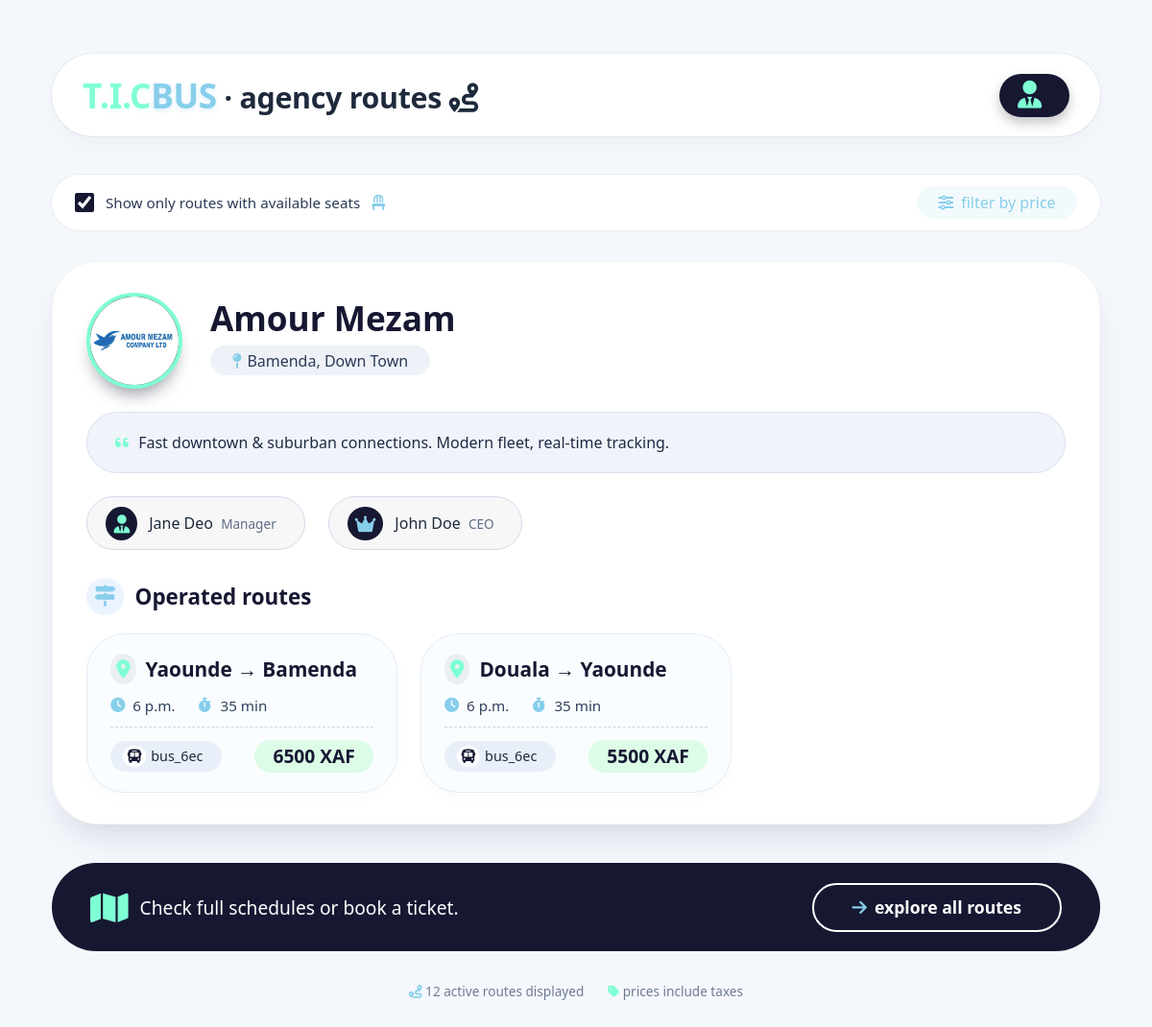
/agency/1/, run on the app's committed database.
### booking/models.py (models this page shows, shortened)
class Agency(models.Model):
    agency_logo = models.ImageField(upload_to='agencies_logos', default='1384014.png')
    agency_name = models.CharField(max_length=50, unique=True, null=False)
    total_bus = models.IntegerField(default=5, null=False, blank=False)
    agency_description = models.TextField()
    ceo_name = models.CharField(max_length=50, null=False)
    manager_name = models.CharField(max_length=50, null=True)
    date_created = models.DateField()
    location = models.CharField(max_length=50)

class Route(models.Model):
    origin = models.CharField(max_length=100)
    destination = models.CharField(max_length=100)
    departure_time = models.TimeField()
    price = models.DecimalField(max_digits=8, decimal_places=0)
    bus = models.ForeignKey(Bus, on_delete=models.CASCADE)

class Bus(models.Model):
    agency = models.ForeignKey(Agency, on_delete=models.CASCADE, related_name="buses")
    bus_number = models.CharField(max_length=50, unique=True, default=generate_bus_id)
    total_seats = models.IntegerField()

### booking/views.py (the view)
# urls.py: path('agency/<int:agency_id>/', agency_detail, name="agency_detail"),
def agency_detail(request, agency_id):
    agency = get_object_or_404(Agency, id=agency_id)
    buses = agency.buses.all()
    routes = Route.objects.filter(bus__agency=agency)
    unique_agency_total_bus = buses.count()
    return render(request, "pages/agency-detail.html", {
        "agency": agency,
        "buses": buses,
        "routes": routes,
        "unique_agency_total_bus": unique_agency_total_bus
    })

### templates/pages/agency-detail.html (shortened to what this page needs)
<!DOCTYPE html>
<html lang="en">
<head>
  <link rel="stylesheet" href="https://cdnjs.cloudflare.com/ajax/libs/font-awesome/6.0.0-beta3/css/all.min.css">
</head>
<body>
<div class="dashboard">
  <div class="greeting">
    <h1>
      <span class="tic">T.I.C</span><span class="bus">BUS</span> · agency routes <i class="fas fa-route"></i>
    </h1>
    <div class="user-profile">
      <div class="user-text">
        <span><i class="fas fa-user-tie"></i> {{request.user.username}}</span>
      </div>
    </div>
  </div>
  <div class="filter-bar">
    <div class="filter-left">
      <input type="checkbox" id="showActive" checked>
      <span>Show only routes with available seats</span>
      <i class="fas fa-chair" style="color: skyblue;"></i>
    </div>
    <a href="#" class="filter-link"><i class="fas fa-sliders-h"></i> filter by price</a>
  </div>
  <div class="agency-grid">
    <div class="agency-card">
      <div class="agency-header">
        <div class="agency-logo"><img src="{{agency.agency_logo.url}}"></div>
        <div class="agency-title">
          <div class="agency-name">{{agency.agency_name}}</div>
          <div class="agency-location"><i class="fas fa-map-pin"></i> {{agency.location}}</div>
        </div>
      </div>
      <div class="agency-description">
        <i class="fas fa-quote-left" style="color: aquamarine; margin-right: 6px;"></i>
        Fast downtown & suburban connections. Modern fleet, real-time tracking.
      </div>
      <div class="management-row">
        <div class="manager-badge"><i class="fas fa-user-tie"></i> <span>{{agency.manager_name}} <small>Manager</small></span></div>
        <div class="ceo-badge"><i class="fas fa-crown"></i> <span>{{agency.ceo_name}} <small>CEO</small></span></div>
      </div>
      <div class="routes-title"><i class="fas fa-map-signs"></i> Operated routes</div>
      <div class="route-list">
        {% for route in routes %}
            <div class="route-card">
            <div class="route-dest"><i class="fas fa-location-dot"></i> <a href="{% url 'book_bus' route.id %}" style="text-decoration: none; color:rgb(22, 23, 49);">{{ route.origin }} → {{ route.destination }}</a></div>
            <div class="route-details">
                <span><i class="fas fa-clock"></i> {{ route.departure_time }}</span>
                <span><i class="fas fa-stopwatch"></i> 35 min</span>
            </div>
            <div class="route-footer">
                <div class="bus-assigned"><i class="fas fa-bus"></i> {{ route.bus.bus_number }}</div>
                <div class="route-price">{{ route.price }} XAF</div>
            </div>
            </div>
        {% endfor %}
      </div>
    </div>
  </div>
  <div class="bottom-cta">
    <p>
      <i class="fas fa-map"></i>
      Check full schedules or book a ticket.
    </p>
    <a href="#" class="cta-btn">
      <i class="fas fa-arrow-right"></i> explore all routes
    </a>
  </div>
  <div class="footer-note">
    <span><i class="fas fa-route" style="color: skyblue;"></i> 12 active routes displayed</span>
    <span><i class="fas fa-tag" style="color: aquamarine;"></i> prices include taxes</span>
  </div>
</div>
</body>
</html>

### data on the page
Agency: agency_logo (picture), agency_name "Amour Mezam", location "Bamenda, Down Town", manager_name "Jane Deo", ceo_name "John Doe"
Route: origin "Yaounde", destination "Bamenda", departure_time "6 p.m.", bus.bus_number "bus_6ec", price "6500"
Route: origin "Douala", destination "Yaounde", departure_time "6 p.m.", bus.bus_number "bus_6ec", price "5500"
